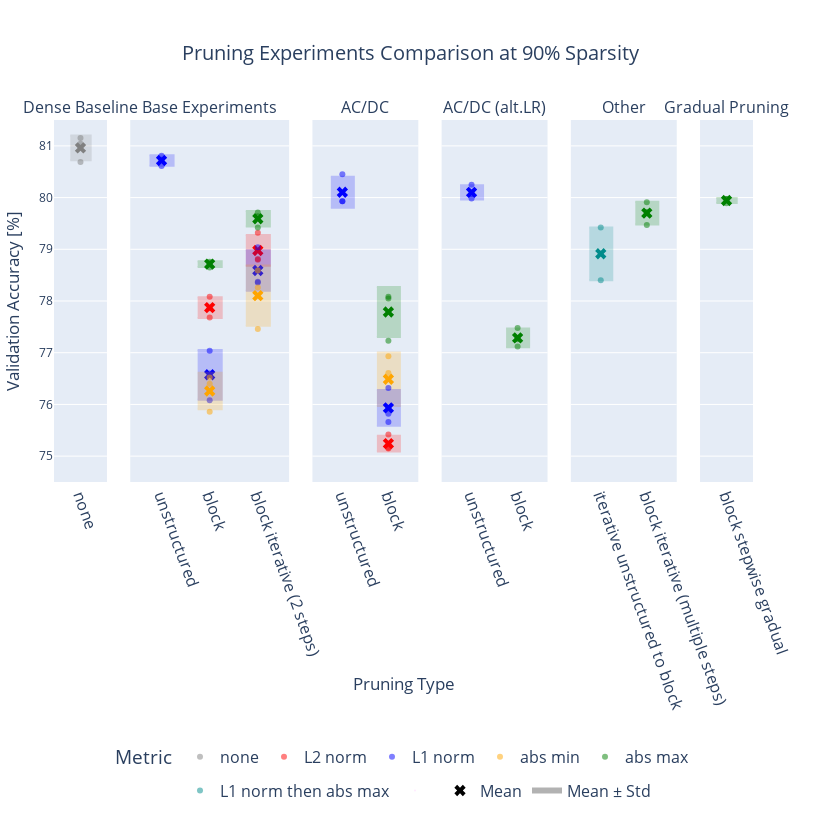

The notebook cell this image was saved under:
### Code cell
custom_order = ['Dense Baseline', 'Base Experiments', 'AC/DC', 'AC/DC (alt.LR)', 'Other', 'Gradual Pruning']  

# Create grouped data using the custom order
grouped = [ (group_name, df_90[df_90['group'] == group_name]) for group_name in custom_order]

group_widths = [len(group['experiment'].unique()) for _, group in grouped]
total = sum(group_widths)
normalized_widths = [w / total for w in group_widths]

custom_order = ['none', 'unstructured', 'iterative unstructured to block', 'block', 'block iterative (2 steps)', 'block iterative (multiple steps)', 'block stepwise gradual']

# Create subplots with proportional widths
fig = make_subplots(
    rows=1,
    cols=len(grouped),
    shared_yaxes=True,
    column_widths=normalized_widths,
    subplot_titles=[group for group, _ in grouped]
)

shown_metrics = set()

# Build plot
for i, (group_name, group_df) in enumerate(grouped, start=1):
    experiments = [exp for exp in custom_order if exp in group_df['experiment'].unique()]
    experiment_to_x = {exp: 1 + j/5 for j, exp in enumerate(experiments)}
    box_width = 0.05  # Controls whisker rectangle width
    xmin = 1 -box_width - 0.08
    xmax = max(experiment_to_x.values()) + box_width + 0.08

    for metric in group_df['metric'].unique():
        subset = group_df[group_df['metric'] == metric]
        show_legend = metric not in shown_metrics

        # Compute mean and std
        stats = subset.groupby('experiment')['valid_accuracy'].agg(['mean', 'std']).reset_index()

        # Plot raw data (shifted slightly left)
        fig.add_trace(
            go.Scatter(
                x=[experiment_to_x[exp] - 0 for exp in subset['experiment']],
                y=subset['valid_accuracy'],
                mode='markers',
                marker=dict(size=6, opacity=0.5, color=color_map[metric]),
                name=f'{metric}' if show_legend else None,
                legendgroup=metric,
                showlegend=show_legend
            ),
            row=1,
            col=i
        )

        # Plot rectangular whiskers (mean ± std)
        for _, row_stats in stats.iterrows():
            x_center = experiment_to_x[row_stats['experiment']]
            mean = row_stats['mean']
            std = row_stats['std']
            x0 = x_center - box_width
            x1 = x_center + box_width
            y0 = mean - std
            y1 = mean + std

            fig.add_trace(
                go.Scatter(
                    x=[x0, x1, x1, x0],  # Points to define the rectangle corners
                    y=[y0, y0, y1, y1],  # Points to define the rectangle height
                    fill='toself',  # Fill the area inside the rectangle
                    fillcolor=color_map[metric],  # Fill color
                    opacity=0.2,  # Transparency of the filled area
                    line=dict(color=color_map[metric]),  # border line around the rectangle
                    showlegend=False,  # Don't show in the legend,
                    mode='lines'
                ),
                row=1,
                col=i
            )

        # Plot mean as 'x'
        fig.add_trace(
            go.Scatter(
                x=[experiment_to_x[exp] for exp in stats['experiment']],
                y=stats['mean'],
                mode='markers',
                marker=dict(symbol='x', size=10, color=color_map[metric]),
                name=f'{metric} mean' if show_legend else None,
                legendgroup=metric,
                showlegend=False
            ),
            row=1,
            col=i
        )

        if show_legend:
            shown_metrics.add(metric)

    # Set tick labels back to experiment names
    fig.update_xaxes(
        range=[xmin, xmax],
        tickmode='array',
        tickvals=list(experiment_to_x.values()),
        ticktext=list(experiment_to_x.keys()),
        row=1,
        col=i,
        tickfont=dict(size=16)
    )

# Add a blank trace to create space in the legend
fig.add_trace(
    go.Scatter(
    x=[None], y=[None],
    mode='markers',
    marker=dict(size=0, opacity=0),  # Invisible marker
    name=''  # Empty name to act as a separator
    )
)

x_offset = 1e6  # Very large number off-screen
fig.add_trace(
    go.Scatter(
        x=[x_offset, x_offset + 1, x_offset + 1, x_offset, x_offset, x_offset + 0.5],
        y=stats['mean'],
        mode='markers',
        marker=dict(symbol='x', size=10, color='black'),
        name='Mean',
        showlegend=True
    )
)
fig.add_trace(
    go.Scatter(
        x=[x_offset - box_width, x_offset + box_width, x_offset + box_width, x_offset - box_width],  # Points to define the rectangle corners
        y=[75, 75, 80, 80],  # Points to define the rectangle height
        fill='toself',  # Fill the area inside the rectangle
        fillcolor='black',  # Fill color
        opacity=0.3,  # Transparency of the filled area
        name='Mean ± Std',
        mode='none',              # This hides both line and marker
        showlegend=True, 
    ),
    row=1,
    col=i
)


fig.update_layout(
    title=dict(
        text='Pruning Experiments Comparison at 90% Sparsity',
        x=0.5,             # Center title horizontally
        xanchor='center',  # Anchor it from the center
        font=dict(size=20) 
    ),
    yaxis_title='Validation Accuracy [%]',
    legend_title='Metric',
    height=820,
    width=820,
    yaxis=dict(titlefont=dict(size=17)),
)
fig.update_layout(annotations=[]) 
fig.add_annotation(
    text="Pruning Type",
    xref="paper",
    yref="paper",
    x=0.5,
    y=-0.52,
    showarrow=False,
    font=dict(size=17),
    xanchor='center',
    yanchor='top'
)
fig.update_xaxes(tickangle=70)
fig.update_xaxes(showgrid=False)  
fig.update_layout(
    legend=dict(
        orientation='h',  # Make the legend horizontal
        yanchor='bottom',  # Set the legend's vertical position
        y=-0.9, 
        xanchor='center',  # Set the legend's horizontal position
        x=0.5,  # Center the legend horizontally,
        font=dict(size=16)
    ),
    margin=dict(
            l=50,  
            r=50,  
            t=120,  
    ),
)
fig.update_yaxes(range=[74.5, 81.5])
# pio.write_image(fig, "plots/exports/plot90.png", width=820, height=820, scale=3)
fig.show()

### Figure 1 — Plotly figure (JSON) as saved in the notebook; plotly's stock layout.template omitted (floating-point values rounded to 4 significant figures)
{"data": [{"legendgroup": "none", "marker": {"color": "grey", "opacity": 0.5, "size": 6}, "mode": "markers", "name": "none", "showlegend": true, "type": "scatter", "x": [1, 1, 1], "xaxis": "x", "y": [80.69, 81.04, 81.15], "yaxis": "y"}, {"fill": "toself", "fillcolor": "grey", "line": {"color": "grey"}, "mode": "lines", "opacity": 0.2, "showlegend": false, "type": "scatter", "x": [0.95, 1.05, 1.05, 0.95], "xaxis": "x", "y": [80.72, 80.72, 81.2, 81.2], "yaxis": "y"}, {"legendgroup": "none", "marker": {"color": "grey", "size": 10, "symbol": "x"}, "mode": "markers", "name": "none mean", "showlegend": false, "type": "scatter", "x": [1], "xaxis": "x", "y": [80.96], "yaxis": "y"}, {"legendgroup": "L2 norm", "marker": {"color": "red", "opacity": 0.5, "size": 6}, "mode": "markers", "name": "L2 norm", "showlegend": true, "type": "scatter", "x": [1.2, 1.2, 1.2, 1.4, 1.4, 1.4], "xaxis": "x2", "y": [77.86, 78.08, 77.68, 78.81, 79.32, 78.8], "yaxis": "y2"}, {"fill": "toself", "fillcolor": "red", "line": {"color": "red"}, "mode": "lines", "opacity": 0.2, "showlegend": false, "type": "scatter", "x": [1.15, 1.25, 1.25, 1.15], "xaxis": "x2", "y": [77.67, 77.67, 78.07, 78.07], "yaxis": "y2"}, {"fill": "toself", "fillcolor": "red", "line": {"color": "red"}, "mode": "lines", "opacity": 0.2, "showlegend": false, "type": "scatter", "x": [1.35, 1.45, 1.45, 1.35], "xaxis": "x2", "y": [78.68, 78.68, 79.27, 79.27], "yaxis": "y2"}, {"legendgroup": "L2 norm", "marker": {"color": "red", "size": 10, "symbol": "x"}, "mode": "markers", "name": "L2 norm mean", "showlegend": false, "type": "scatter", "x": [1.2, 1.4], "xaxis": "x2", "y": [77.87, 78.98], "yaxis": "y2"}, {"legendgroup": "L1 norm", "marker": {"color": "blue", "opacity": 0.5, "size": 6}, "mode": "markers", "name": "L1 norm", "showlegend": true, "type": "scatter", "x": [1.2, 1.2, 1.2, 1.4, 1.4, 1.4, 1, 1, 1], "xaxis": "x2", "y": [76.08, 77.04, 76.6, 78.36, 78.37, 79.04, 80.73, 80.81, 80.61], "yaxis": "y2"}, {"fill": "toself", "fillcolor": "blue", "line": {"color": "blue"}, "mode": "lines", "opacity": 0.2, "showlegend": false, "type": "scatter", "x": [1.15, 1.25, 1.25, 1.15], "xaxis": "x2", "y": [76.09, 76.09, 77.05, 77.05], "yaxis": "y2"}, {"fill": "toself", "fillcolor": "blue", "line": {"color": "blue"}, "mode": "lines", "opacity": 0.2, "showlegend": false, "type": "scatter", "x": [1.35, 1.45, 1.45, 1.35], "xaxis": "x2", "y": [78.2, 78.2, 78.98, 78.98], "yaxis": "y2"}, {"fill": "toself", "fillcolor": "blue", "line": {"color": "blue"}, "mode": "lines", "opacity": 0.2, "showlegend": false, "type": "scatter", "x": [0.95, 1.05, 1.05, 0.95], "xaxis": "x2", "y": [80.62, 80.62, 80.82, 80.82], "yaxis": "y2"}, {"legendgroup": "L1 norm", "marker": {"color": "blue", "size": 10, "symbol": "x"}, "mode": "markers", "name": "L1 norm mean", "showlegend": false, "type": "scatter", "x": [1.2, 1.4, 1], "xaxis": "x2", "y": [76.57, 78.59, 80.72], "yaxis": "y2"}, {"legendgroup": "abs min", "marker": {"color": "orange", "opacity": 0.5, "size": 6}, "mode": "markers", "name": "abs min", "showlegend": true, "type": "scatter", "x": [1.2, 1.2, 1.2, 1.4, 1.4, 1.4], "xaxis": "x2", "y": [76.52, 75.86, 76.4, 77.46, 78.26, 78.59], "yaxis": "y2"}, {"fill": "toself", "fillcolor": "orange", "line": {"color": "orange"}, "mode": "lines", "opacity": 0.2, "showlegend": false, "type": "scatter", "x": [1.15, 1.25, 1.25, 1.15], "xaxis": "x2", "y": [75.91, 75.91, 76.61, 76.61], "yaxis": "y2"}, {"fill": "toself", "fillcolor": "orange", "line": {"color": "orange"}, "mode": "lines", "opacity": 0.2, "showlegend": false, "type": "scatter", "x": [1.35, 1.45, 1.45, 1.35], "xaxis": "x2", "y": [77.52, 77.52, 78.68, 78.68], "yaxis": "y2"}, {"legendgroup": "abs min", "marker": {"color": "orange", "size": 10, "symbol": "x"}, "mode": "markers", "name": "abs min mean", "showlegend": false, "type": "scatter", "x": [1.2, 1.4], "xaxis": "x2", "y": [76.26, 78.1], "yaxis": "y2"}, {"legendgroup": "abs max", "marker": {"color": "green", "opacity": 0.5, "size": 6}, "mode": "markers", "name": "abs max", "showlegend": true, "type": "scatter", "x": [1.2, 1.2, 1.2, 1.4, 1.4, 1.4], "xaxis": "x2", "y": [78.76, 78.65, 78.73, 79.71, 79.64, 79.42], "yaxis": "y2"}, {"fill": "toself", "fillcolor": "green", "line": {"color": "green"}, "mode": "lines", "opacity": 0.2, "showlegend": false, "type": "scatter", "x": [1.15, 1.25, 1.25, 1.15], "xaxis": "x2", "y": [78.66, 78.66, 78.77, 78.77], "yaxis": "y2"}, {"fill": "toself", "fillcolor": "green", "line": {"color": "green"}, "mode": "lines", "opacity": 0.2, "showlegend": false, "type": "scatter", "x": [1.35, 1.45, 1.45, 1.35], "xaxis": "x2", "y": [79.44, 79.44, 79.74, 79.74], "yaxis": "y2"}, {"legendgroup": "abs max", "marker": {"color": "green", "size": 10, "symbol": "x"}, "mode": "markers", "name": "abs max mean", "showlegend": false, "type": "scatter", "x": [1.2, 1.4], "xaxis": "x2", "y": [78.71, 79.59], "yaxis": "y2"}, {"legendgroup": "L2 norm", "marker": {"color": "red", "opacity": 0.5, "size": 6}, "mode": "markers", "showlegend": false, "type": "scatter", "x": [1.2, 1.2, 1.2], "xaxis": "x3", "y": [75.42, 75.15, 75.16], "yaxis": "y3"}, {"fill": "toself", "fillcolor": "red", "line": {"color": "red"}, "mode": "lines", "opacity": 0.2, "showlegend": false, "type": "scatter", "x": [1.15, 1.25, 1.25, 1.15], "xaxis": "x3", "y": [75.09, 75.09, 75.4, 75.4], "yaxis": "y3"}, {"legendgroup": "L2 norm", "marker": {"color": "red", "size": 10, "symbol": "x"}, "mode": "markers", "showlegend": false, "type": "scatter", "x": [1.2], "xaxis": "x3", "y": [75.24], "yaxis": "y3"}, {"legendgroup": "abs min", "marker": {"color": "orange", "opacity": 0.5, "size": 6}, "mode": "markers", "showlegend": false, "type": "scatter", "x": [1.2, 1.2, 1.2], "xaxis": "x3", "y": [75.92, 76.61, 76.93], "yaxis": "y3"}, {"fill": "toself", "fillcolor": "orange", "line": {"color": "orange"}, "mode": "lines", "opacity": 0.2, "showlegend": false, "type": "scatter", "x": [1.15, 1.25, 1.25, 1.15], "xaxis": "x3", "y": [75.97, 75.97, 77.0, 77.0], "yaxis": "y3"}, {"legendgroup": "abs min", "marker": {"color": "orange", "size": 10, "symbol": "x"}, "mode": "markers", "showlegend": false, "type": "scatter", "x": [1.2], "xaxis": "x3", "y": [76.49], "yaxis": "y3"}, {"legendgroup": "L1 norm", "marker": {"color": "blue", "opacity": 0.5, "size": 6}, "mode": "markers", "showlegend": false, "type": "scatter", "x": [1.2, 1.2, 1.2, 1, 1, 1], "xaxis": "x3", "y": [75.82, 76.32, 75.66, 79.93, 79.93, 80.45], "yaxis": "y3"}, {"fill": "toself", "fillcolor": "blue", "line": {"color": "blue"}, "mode": "lines", "opacity": 0.2, "showlegend": false, "type": "scatter", "x": [1.15, 1.25, 1.25, 1.15], "xaxis": "x3", "y": [75.59, 75.59, 76.28, 76.28], "yaxis": "y3"}, {"fill": "toself", "fillcolor": "blue", "line": {"color": "blue"}, "mode": "lines", "opacity": 0.2, "showlegend": false, "type": "scatter", "x": [0.95, 1.05, 1.05, 0.95], "xaxis": "x3", "y": [79.8, 79.8, 80.4, 80.4], "yaxis": "y3"}, {"legendgroup": "L1 norm", "marker": {"color": "blue", "size": 10, "symbol": "x"}, "mode": "markers", "showlegend": false, "type": "scatter", "x": [1.2, 1], "xaxis": "x3", "y": [75.93, 80.1], "yaxis": "y3"}, {"legendgroup": "abs max", "marker": {"color": "green", "opacity": 0.5, "size": 6}, "mode": "markers", "showlegend": false, "type": "scatter", "x": [1.2, 1.2, 1.2], "xaxis": "x3", "y": [78.08, 78.05, 77.23], "yaxis": "y3"}, {"fill": "toself", "fillcolor": "green", "line": {"color": "green"}, "mode": "lines", "opacity": 0.2, "showlegend": false, "type": "scatter", "x": [1.15, 1.25, 1.25, 1.15], "xaxis": "x3", "y": [77.3, 77.3, 78.27, 78.27], "yaxis": "y3"}, {"legendgroup": "abs max", "marker": {"color": "green", "size": 10, "symbol": "x"}, "mode": "markers", "showlegend": false, "type": "scatter", "x": [1.2], "xaxis": "x3", "y": [77.79], "yaxis": "y3"}, {"legendgroup": "abs max", "marker": {"color": "green", "opacity": 0.5, "size": 6}, "mode": "markers", "showlegend": false, "type": "scatter", "x": [1.2, 1.2, 1.2], "xaxis": "x4", "y": [77.12, 77.26, 77.48], "yaxis": "y4"}, {"fill": "toself", "fillcolor": "green", "line": {"color": "green"}, "mode": "lines", "opacity": 0.2, "showlegend": false, "type": "scatter", "x": [1.15, 1.25, 1.25, 1.15], "xaxis": "x4", "y": [77.11, 77.11, 77.47, 77.47], "yaxis": "y4"}, {"legendgroup": "abs max", "marker": {"color": "green", "size": 10, "symbol": "x"}, "mode": "markers", "showlegend": false, "type": "scatter", "x": [1.2], "xaxis": "x4", "y": [77.29], "yaxis": "y4"}, {"legendgroup": "L1 norm", "marker": {"color": "blue", "opacity": 0.5, "size": 6}, "mode": "markers", "showlegend": false, "type": "scatter", "x": [1, 1, 1], "xaxis": "x4", "y": [80.25, 79.98, 80.07], "yaxis": "y4"}, {"fill": "toself", "fillcolor": "blue", "line": {"color": "blue"}, "mode": "lines", "opacity": 0.2, "showlegend": false, "type": "scatter", "x": [0.95, 1.05, 1.05, 0.95], "xaxis": "x4", "y": [79.96, 79.96, 80.24, 80.24], "yaxis": "y4"}, {"legendgroup": "L1 norm", "marker": {"color": "blue", "size": 10, "symbol": "x"}, "mode": "markers", "showlegend": false, "type": "scatter", "x": [1], "xaxis": "x4", "y": [80.1], "yaxis": "y4"}, {"legendgroup": "abs max", "marker": {"color": "green", "opacity": 0.5, "size": 6}, "mode": "markers", "showlegend": false, "type": "scatter", "x": [1.2, 1.2, 1.2], "xaxis": "x5", "y": [79.91, 79.72, 79.47], "yaxis": "y5"}, {"fill": "toself", "fillcolor": "green", "line": {"color": "green"}, "mode": "lines", "opacity": 0.2, "showlegend": false, "type": "scatter", "x": [1.15, 1.25, 1.25, 1.15], "xaxis": "x5", "y": [79.48, 79.48, 79.92, 79.92], "yaxis": "y5"}, {"legendgroup": "abs max", "marker": {"color": "green", "size": 10, "symbol": "x"}, "mode": "markers", "showlegend": false, "type": "scatter", "x": [1.2], "xaxis": "x5", "y": [79.7], "yaxis": "y5"}, {"legendgroup": "L1 norm then abs max", "marker": {"color": "rgb(0, 139, 139)", "opacity": 0.5, "size": 6}, "mode": "markers", "name": "L1 norm then abs max", "showlegend": true, "type": "scatter", "x": [1, 1, 1], "xaxis": "x5", "y": [78.92, 78.4, 79.42], "yaxis": "y5"}, {"fill": "toself", "fillcolor": "rgb(0, 139, 139)", "line": {"color": "rgb(0, 139, 139)"}, "mode": "lines", "opacity": 0.2, "showlegend": false, "type": "scatter", "x": [0.95, 1.05, 1.05, 0.95], "xaxis": "x5", "y": [78.4, 78.4, 79.42, 79.42], "yaxis": "y5"}, {"legendgroup": "L1 norm then abs max", "marker": {"color": "rgb(0, 139, 139)", "size": 10, "symbol": "x"}, "mode": "markers", "name": "L1 norm then abs max mean", "showlegend": false, "type": "scatter", "x": [1], "xaxis": "x5", "y": [78.91], "yaxis": "y5"}, {"legendgroup": "abs max", "marker": {"color": "green", "opacity": 0.5, "size": 6}, "mode": "markers", "showlegend": false, "type": "scatter", "x": [1, 1, 1], "xaxis": "x6", "y": [79.97, 79.97, 79.89], "yaxis": "y6"}, {"fill": "toself", "fillcolor": "green", "line": {"color": "green"}, "mode": "lines", "opacity": 0.2, "showlegend": false, "type": "scatter", "x": [0.95, 1.05, 1.05, 0.95], "xaxis": "x6", "y": [79.9, 79.9, 79.99, 79.99], "yaxis": "y6"}, {"legendgroup": "abs max", "marker": {"color": "green", "size": 10, "symbol": "x"}, "mode": "markers", "showlegend": false, "type": "scatter", "x": [1], "xaxis": "x6", "y": [79.94], "yaxis": "y6"}, {"marker": {"opacity": 0, "size": 0}, "mode": "markers", "name": "", "type": "scatter", "x": [null], "y": [null]}, {"marker": {"color": "black", "size": 10, "symbol": "x"}, "mode": "markers", "name": "Mean", "showlegend": true, "type": "scatter", "x": [1000000, 1000001, 1000001, 1000000, 1000000, 1000000.0], "y": [79.94]}, {"fill": "toself", "fillcolor": "black", "mode": "none", "name": "Mean ± Std", "opacity": 0.3, "showlegend": true, "type": "scatter", "x": [1000000.0, 1000000.0, 1000000.0, 1000000.0], "xaxis": "x6", "y": [75, 75, 80, 80], "yaxis": "y6"}], "layout": {"annotations": [{"font": {"size": 16}, "showarrow": false, "text": "Dense Baseline", "x": 0.03788, "xanchor": "center", "xref": "paper", "y": 1, "yanchor": "bottom", "yref": "paper"}, {"font": {"size": 16}, "showarrow": false, "text": "Base Experiments", "x": 0.2227, "xanchor": "center", "xref": "paper", "y": 1, "yanchor": "bottom", "yref": "paper"}, {"font": {"size": 16}, "showarrow": false, "text": "AC/DC", "x": 0.4455, "xanchor": "center", "xref": "paper", "y": 1, "yanchor": "bottom", "yref": "paper"}, {"font": {"size": 16}, "showarrow": false, "text": "AC/DC (alt.LR)", "x": 0.6303, "xanchor": "center", "xref": "paper", "y": 1, "yanchor": "bottom", "yref": "paper"}, {"font": {"size": 16}, "showarrow": false, "text": "Other", "x": 0.8152, "xanchor": "center", "xref": "paper", "y": 1, "yanchor": "bottom", "yref": "paper"}, {"font": {"size": 16}, "showarrow": false, "text": "Gradual Pruning", "x": 0.9621, "xanchor": "center", "xref": "paper", "y": 1, "yanchor": "bottom", "yref": "paper"}, {"font": {"size": 17}, "showarrow": false, "text": "Pruning Type", "x": 0.5, "xanchor": "center", "xref": "paper", "y": -0.52, "yanchor": "top", "yref": "paper"}], "height": 820, "legend": {"font": {"size": 16}, "orientation": "h", "title": {"text": "Metric"}, "x": 0.5, "xanchor": "center", "y": -0.9, "yanchor": "bottom"}, "margin": {"l": 50, "r": 50, "t": 120}, "title": {"font": {"size": 20}, "text": "Pruning Experiments Comparison at 90% Sparsity", "x": 0.5, "xanchor": "center"}, "width": 820, "xaxis": {"anchor": "y", "domain": [0, 0.07576], "range": [0.87, 1.13], "showgrid": false, "tickangle": 70, "tickfont": {"size": 16}, "tickmode": "array", "ticktext": ["none"], "tickvals": [1]}, "xaxis2": {"anchor": "y2", "domain": [0.1091, 0.3364], "range": [0.87, 1.53], "showgrid": false, "tickangle": 70, "tickfont": {"size": 16}, "tickmode": "array", "ticktext": ["unstructured", "block", "block iterative (2 steps)"], "tickvals": [1, 1.2, 1.4]}, "xaxis3": {"anchor": "y3", "domain": [0.3697, 0.5212], "range": [0.87, 1.33], "showgrid": false, "tickangle": 70, "tickfont": {"size": 16}, "tickmode": "array", "ticktext": ["unstructured", "block"], "tickvals": [1, 1.2]}, "xaxis4": {"anchor": "y4", "domain": [0.5545, 0.7061], "range": [0.87, 1.33], "showgrid": false, "tickangle": 70, "tickfont": {"size": 16}, "tickmode": "array", "ticktext": ["unstructured", "block"], "tickvals": [1, 1.2]}, "xaxis5": {"anchor": "y5", "domain": [0.7394, 0.8909], "range": [0.87, 1.33], "showgrid": false, "tickangle": 70, "tickfont": {"size": 16}, "tickmode": "array", "ticktext": ["iterative unstructured to block", "block iterative (multiple steps)"], "tickvals": [1, 1.2]}, "xaxis6": {"anchor": "y6", "domain": [0.9242, 1], "range": [0.87, 1.13], "showgrid": false, "tickangle": 70, "tickfont": {"size": 16}, "tickmode": "array", "ticktext": ["block stepwise gradual"], "tickvals": [1]}, "yaxis": {"anchor": "x", "domain": [0, 1], "range": [74.5, 81.5], "title": {"font": {"size": 17}, "text": "Validation Accuracy [%]"}}, "yaxis2": {"anchor": "x2", "domain": [0, 1], "matches": "y", "range": [74.5, 81.5], "showticklabels": false}, "yaxis3": {"anchor": "x3", "domain": [0, 1], "matches": "y", "range": [74.5, 81.5], "showticklabels": false}, "yaxis4": {"anchor": "x4", "domain": [0, 1], "matches": "y", "range": [74.5, 81.5], "showticklabels": false}, "yaxis5": {"anchor": "x5", "domain": [0, 1], "matches": "y", "range": [74.5, 81.5], "showticklabels": false}, "yaxis6": {"anchor": "x6", "domain": [0, 1], "matches": "y", "range": [74.5, 81.5], "showticklabels": false}}}
